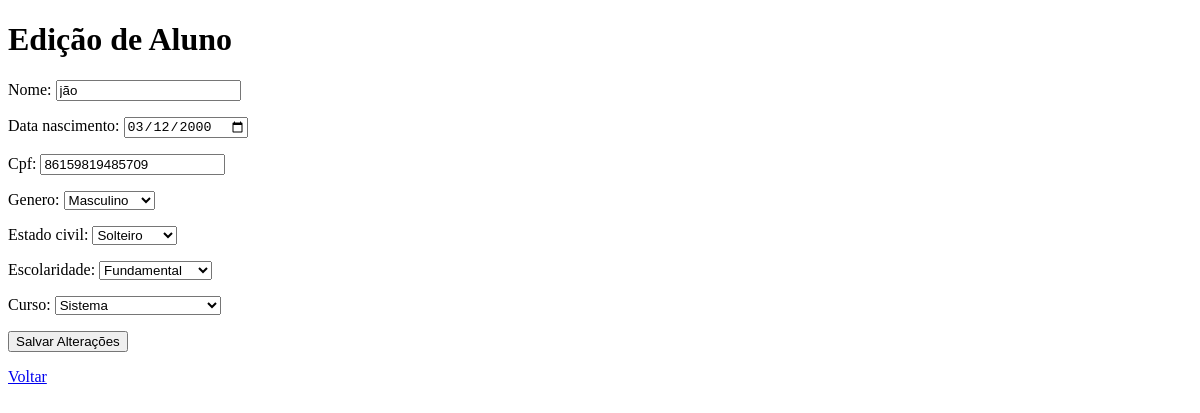
The app's page /editar_aluno/13/, older data.
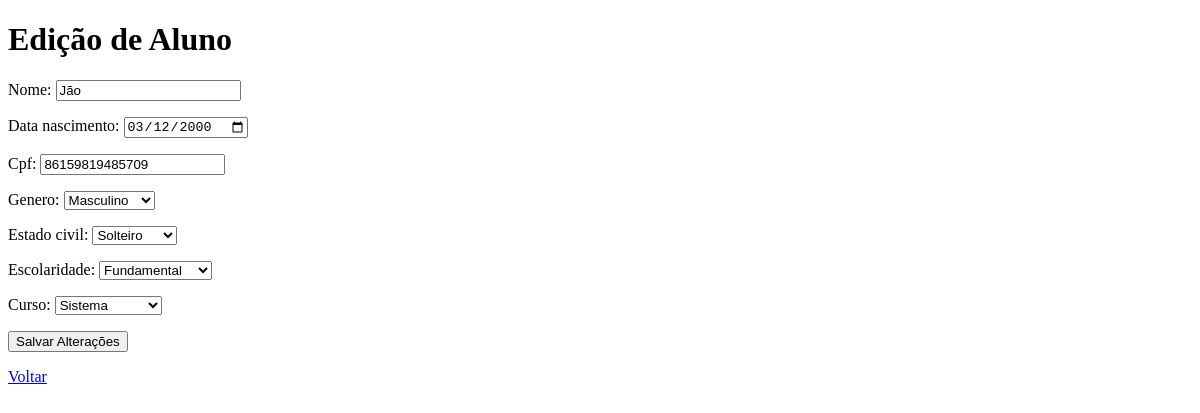
The same page, newer data.
### academico/models.py (models this page shows, shortened)
class Aluno(models.Model):
    nome = models.CharField(max_length=100)
    data_nascimento = models.DateField()
    cpf = models.CharField(max_length=14, unique=True)
    genero = models.CharField(max_length=2, choices=GENERO_CHOICES)
    estado_civil = models.CharField(
        max_length=30, choices=ESTADO_CIVIL_CHOICES)
    escolaridade = models.CharField(
        max_length=50, choices=ESCOLARIDADE_CHOICES)
    curso = models.ForeignKey(Curso, on_delete=models.RESTRICT)
    ativo = models.BooleanField(default=True)

class Curso(models.Model):
    nome = models.CharField(max_length=100)
    def __str__(self):
        return self.nome

### academico/views.py (the view)
# urls.py: path('editar_aluno/<int:id>/', views.editar_aluno, name='editar_aluno'),
def editar_aluno(request, id):
    try:
        aluno = Aluno.objects.get(id=id)
    except:
        return redirect('alunos')
    if request.method == 'POST':
        form = AlunoForm(request.POST, instance=aluno)
        if form.is_valid():
            form.save()
            return redirect('alunos')
    form = AlunoForm(instance=aluno)
    dados = {
        'form': form,
        'aluno': aluno,
    }
    return render(request, 'academico/editar_aluno.html', dados)

### academico/forms.py
class AlunoForm(forms.ModelForm):
    data_nascimento = forms.DateField(
        widget=forms.DateInput(attrs={'type': 'date'}, format='%Y-%m-%d'),
        input_formats=['%Y-%m-%d']
    )
    class Meta:
        model = Aluno  # Aqui vamos dizer qual modelo esse formulário vai usar
        fields = ['nome', 'data_nascimento', 'cpf', 'genero',
                  'estado_civil', 'escolaridade', 'curso']

### academico/templates/academico/editar_aluno.html (shortened to what this page needs)
<!DOCTYPE html>
<html lang="en">
<head>
</head>
<body>
    <h1>Edição de Aluno</h1>
    <form method="post">
        {{ form.as_p }}
        <button type="submit">Salvar Alterações</button>
        <p><a href="{% url 'alunos' %}"> Voltar</a></p>
    </form>
</body>
</html>

Row changes from the older to the newer data that the page shows:
changed Aluno "Masculino": nome "jão" → "Jão"
